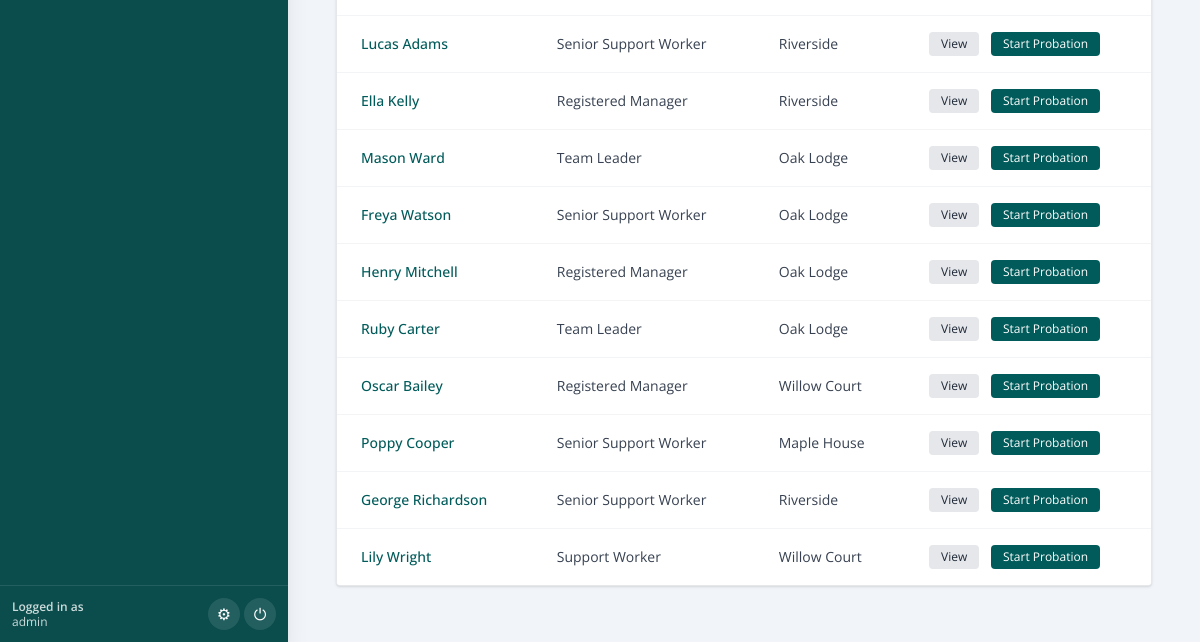
/probation/employees (signed in, lower part), run on an earlier commit of the app's database.
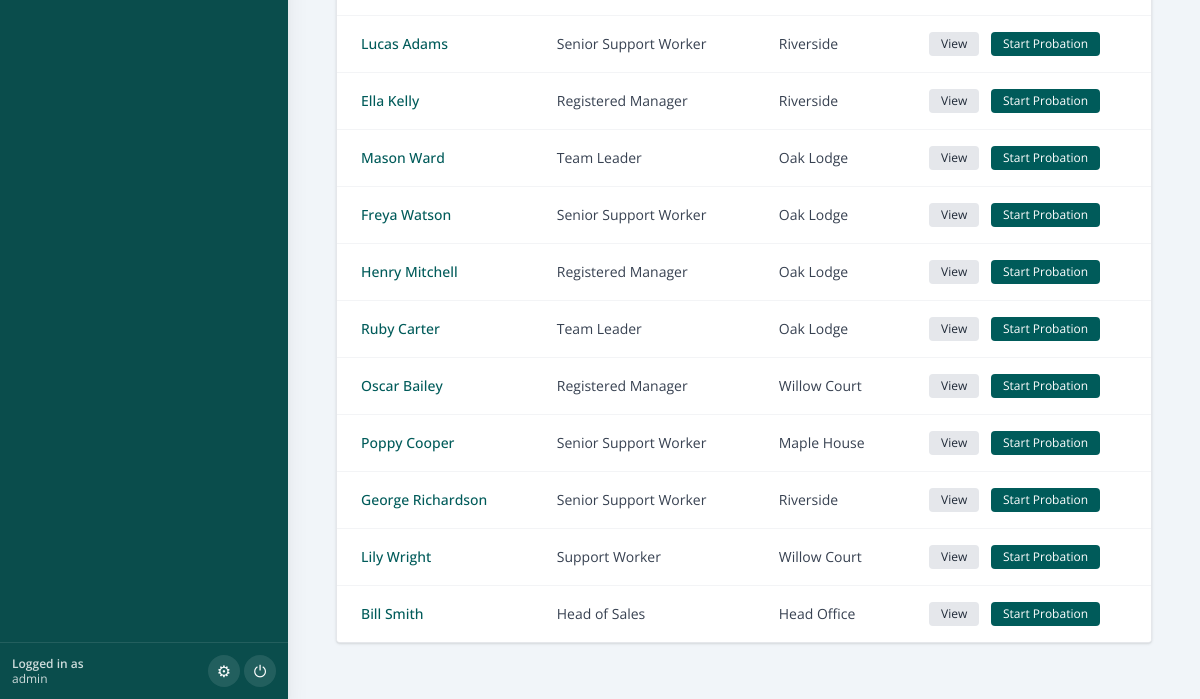
And on a later commit of the database.
### pip_app/models.py (models this page shows)
class Employee(db.Model):
    id = db.Column(db.Integer, primary_key=True)
    first_name = db.Column(db.String(100))
    last_name = db.Column(db.String(100))
    job_title = db.Column(db.String(100))
    line_manager = db.Column(db.String(100))
    service = db.Column(db.String(100))
    start_date = db.Column(db.Date)
    team_id = db.Column(db.Integer)
    email = db.Column(db.String(120), nullable=True)
    pips = db.relationship("PIPRecord", back_populates="employee", lazy=True)

### old files/app - 050226.py (the view)
@app.route('/probation/employees')
@login_required
def probation_employee_list():
    session['active_module'] = 'Probation'
    employees = Employee.query.all()
    return render_template('probation_employee_list.html', employees=employees)

### old files/app - 050226.py (called while the page is built)
@login_manager.user_loader
def load_user(user_id):
    return db.session.get(User, int(user_id))

@app.context_processor
def inject_module():
    return dict(active_module=session.get('active_module'))

@app.context_processor
def inject_csrf_token():
    return dict(csrf_token=generate_csrf)

@app.before_request
def set_active_module():
    path = (request.path or "").lower()
    if path.startswith('/pip/') or path.startswith('/employee/') or path in (
        '/dashboard', '/pip_list', '/employee/list', '/employee/add', '/pip/select-employee'
    ):
        session['active_module'] = 'PIP'
    elif path.startswith('/probation/'):
        session['active_module'] = 'Probation'
    elif path == '/':
        session.pop('active_module', None)

### pip_app/models.py (called while the page is built)
    def is_superuser(self):
        return self.admin_level == 2

### templates/probation_employee_list.html (shortened to what this page needs)
{% extends "base.html" %}
{% block content %}
<div class="max-w-6xl mx-auto p-6">
  <div class="bg-white rounded shadow border border-gray-200 overflow-hidden">
    <div class="overflow-x-auto">
      <table class="min-w-full divide-y divide-gray-100 text-sm text-left">
        <tbody class="bg-white divide-y divide-gray-100">
          {% for emp in employees %}
          <tr class="hover:bg-gray-50 transition">
            <td class="px-6 py-4 font-medium text-ellipse-gray whitespace-nowrap">
              <a href="{{ url_for('employee_detail', employee_id=emp.id) }}"
                 class="text-ellipse-teal hover:underline">
                {{ emp.first_name }} {{ emp.last_name }}
              </a>
            </td>
            <td class="px-6 py-4 text-gray-700">{{ emp.job_title }}</td>
            <td class="px-6 py-4 text-gray-700">{{ emp.service }}</td>
            <td class="px-6 py-4 whitespace-nowrap">
              <a href="{{ url_for('employee_detail', employee_id=emp.id) }}"
                 class="inline-block text-xs bg-gray-200 hover:bg-gray-300 text-gray-800 px-3 py-1 rounded mr-2">
                View
              </a>
              <a href="{{ url_for('create_probation', employee_id=emp.id) }}"
                 class="inline-block text-xs bg-ellipse-teal hover:bg-ellipse-hover text-white px-3 py-1 rounded">
                Start Probation
              </a>
            </td>
          </tr>
          {% else %}
          <tr>
            <td colspan="4" class="text-center text-gray-400 py-6">No employees found.</td>
          </tr>
          {% endfor %}
        </tbody>
      </table>
    </div>
  </div>
</div>
{% endblock %}

What changed in the data, as far as the page shows it:
added Employee: first_name "Bill", last_name "Smith", job_title "Head of Sales", service "Head Office"
